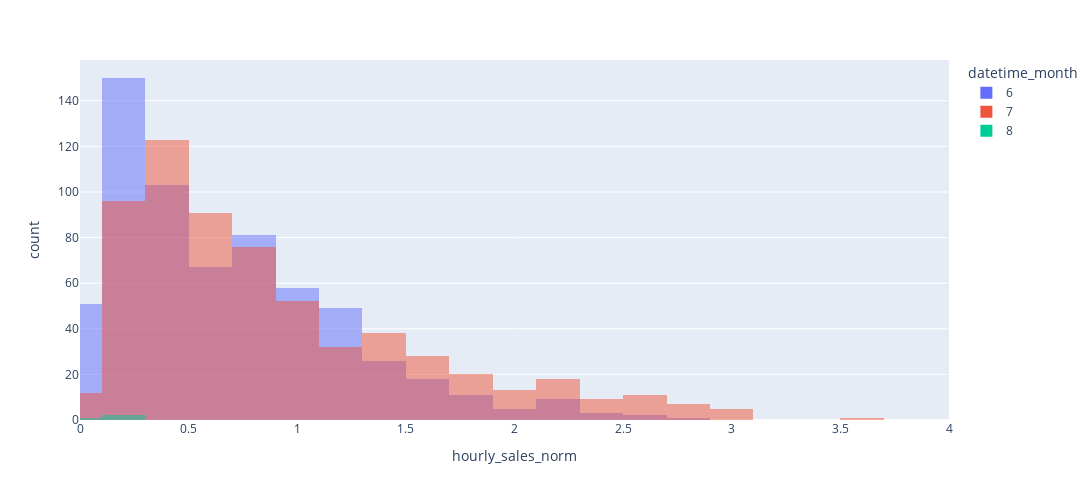

Write notebook code for a chart like this one.
### Code cell
# Plot distribution of sales by month
fig = px.histogram(data_hourly, x="hourly_sales_norm", color="datetime_month", hover_data=data_hourly.columns, width=1200, height=500, barmode="overlay", range_x=(0,4), nbins=20)
fig.show()

### Figure 1 — Plotly figure (JSON) as saved in the notebook; plotly's stock layout.template omitted (floating-point values rounded to 4 significant figures; data arrays with more than 128 entries replaced by an {"elided": "..."} marker saying what was removed)
{"data": [{"alignmentgroup": "True", "bingroup": "x", "hovertemplate": "datetime_month=6<br>hourly_sales_norm=%{x}<br>count=%{y}<extra></extra>", "legendgroup": "6", "marker": {"color": "#636efa", "opacity": 0.5, "pattern": {"shape": ""}}, "name": "6", "nbinsx": 20, "offsetgroup": "6", "orientation": "v", "showlegend": true, "type": "histogram", "x": {"elided": "634 float values"}, "xaxis": "x", "yaxis": "y"}, {"alignmentgroup": "True", "bingroup": "x", "hovertemplate": "datetime_month=7<br>hourly_sales_norm=%{x}<br>count=%{y}<extra></extra>", "legendgroup": "7", "marker": {"color": "#EF553B", "opacity": 0.5, "pattern": {"shape": ""}}, "name": "7", "nbinsx": 20, "offsetgroup": "7", "orientation": "v", "showlegend": true, "type": "histogram", "x": {"elided": "632 float values"}, "xaxis": "x", "yaxis": "y"}, {"alignmentgroup": "True", "bingroup": "x", "hovertemplate": "datetime_month=8<br>hourly_sales_norm=%{x}<br>count=%{y}<extra></extra>", "legendgroup": "8", "marker": {"color": "#00cc96", "opacity": 0.5, "pattern": {"shape": ""}}, "name": "8", "nbinsx": 20, "offsetgroup": "8", "orientation": "v", "showlegend": true, "type": "histogram", "x": [0.2966, 0.2671, 0], "xaxis": "x", "yaxis": "y"}], "layout": {"barmode": "overlay", "height": 500, "legend": {"title": {"text": "datetime_month"}, "tracegroupgap": 0}, "margin": {"t": 60}, "width": 1200, "xaxis": {"anchor": "y", "domain": [0, 1], "range": [0, 4], "title": {"text": "hourly_sales_norm"}}, "yaxis": {"anchor": "x", "domain": [0, 1], "title": {"text": "count"}}}}
